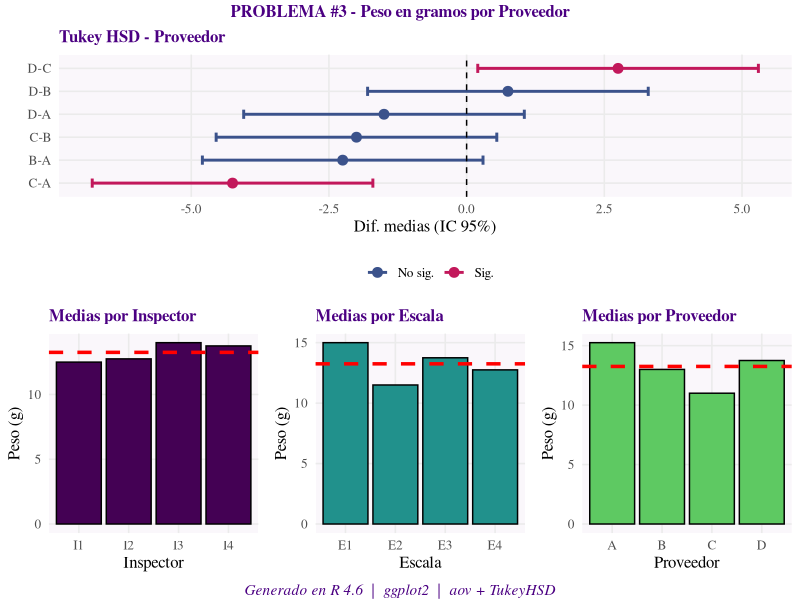
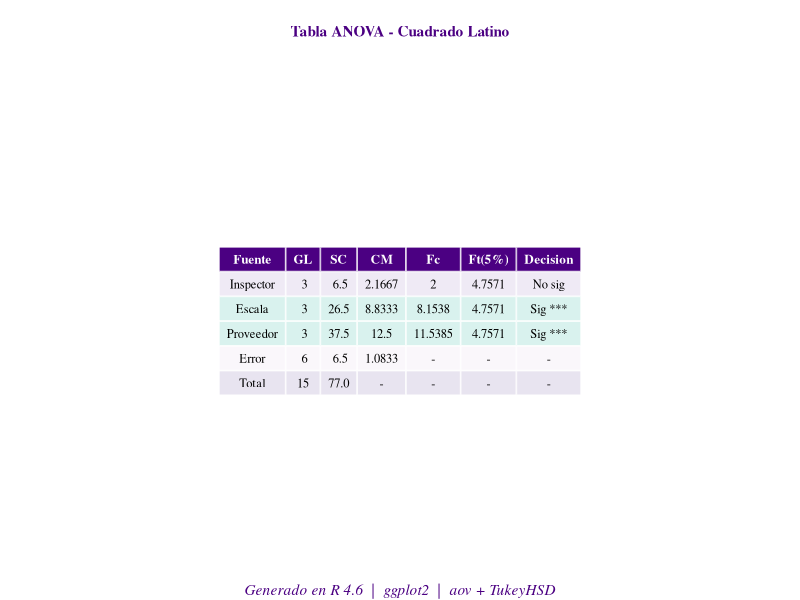

Reproduce these figures in R, in order.
# ============================================================
# PROBLEMA #3 - Cuadrado Latino 4x4
# Inspectores (filas) x Escalas (columnas) x Proveedores (trat)
# ============================================================
library(ggplot2); library(dplyr); library(gridExtra)

TITULO      <- "PROBLEMA #3 - Peso en gramos por Proveedor"
NOMBRE_FIL  <- "Inspector"
NOMBRE_COL  <- "Escala"
NOMBRE_TRAT <- "Proveedor"
RESPUESTA   <- "Peso (g)"

p <- 4

# Cuadrado latino: filas=Inspectores, columnas=Escalas
cuadrado <- matrix(c(
  "A","B","C","D",
  "B","C","D","A",
  "C","D","A","B",
  "D","A","B","C"
), nrow=p, byrow=TRUE)

# Observaciones fila por fila
y_mat <- matrix(c(
  16, 10, 11, 13,
  15,  9, 14, 13,
  13, 12, 17, 14,
  16, 15, 13, 11
), nrow=p, byrow=TRUE)

# ============================================================
# Construccion del DataFrame
# ============================================================
N    <- p * p
fila <- rep(paste0("I", 1:p), each=p)
col  <- rep(paste0("E", 1:p), times=p)
trat <- as.vector(t(cuadrado))
y    <- as.vector(t(y_mat))

df <- data.frame(
  Inspector = factor(fila),
  Escala    = factor(col),
  Proveedor = factor(trat),
  Y         = y
)

# ============================================================
# HIPOTESIS
# ============================================================
cat(strrep("=",65), "\n")
cat("HIPOTESIS\n")
cat(strrep("=",65), "\n")
cat("H0: No hay diferencia significativa entre proveedores (uA=uB=uC=uD)\n")
cat("H1: Al menos un proveedor difiere significativamente\n\n")

# ============================================================
# ANOVA - Cuadrado Latino
# ============================================================
modelo  <- aov(Y ~ Inspector + Escala + Proveedor, data=df)
resumen <- summary(modelo)[[1]]

cat(strrep("=",65), "\n")
cat("TABLA ANOVA -", TITULO, "\n")
cat(strrep("=",65), "\n")
print(summary(modelo))

alpha <- 0.05
gl_F  <- p - 1; gl_C <- p - 1; gl_T <- p - 1; gl_E <- (p-1)*(p-2)
ft_F  <- qf(1-alpha, gl_F, gl_E)
ft_C  <- qf(1-alpha, gl_C, gl_E)
ft_T  <- qf(1-alpha, gl_T, gl_E)
Fc_F  <- resumen[1,"F value"]
Fc_C  <- resumen[2,"F value"]
Fc_T  <- resumen[3,"F value"]

cat(sprintf("\nFt Inspector (%d,%d) = %.4f | Fc = %.4f -> %s\n", gl_F, gl_E, ft_F, Fc_F, ifelse(Fc_F>ft_F,"SIGNIFICATIVO","no significativo")))
cat(sprintf("Ft Escala    (%d,%d) = %.4f | Fc = %.4f -> %s\n", gl_C, gl_E, ft_C, Fc_C, ifelse(Fc_C>ft_C,"SIGNIFICATIVO","no significativo")))
cat(sprintf("Ft Proveedor (%d,%d) = %.4f | Fc = %.4f -> %s\n", gl_T, gl_E, ft_T, Fc_T, ifelse(Fc_T>ft_T,"SIGNIFICATIVO","no significativo")))

# ============================================================
# TUKEY - Proveedor
# ============================================================
cat("\n--- Tukey Proveedor ---\n")
tukey_T <- TukeyHSD(modelo, "Proveedor")
print(tukey_T)

# ============================================================
# GRAFICAS -> PNG  (ESTILO DISTINTIVO DE R: serif + viridis + sello)
# ============================================================
theme_R <- theme_minimal(base_family = "serif", base_size = 12) +
  theme(plot.title       = element_text(face = "bold", color = "#4b0082"),
        panel.background = element_rect(fill = "#faf7fb", color = NA),
        panel.grid.minor = element_blank(),
        legend.position  = "bottom")
PALETA_R <- c("#440154","#3b528b","#21918c","#5ec962")
ACCENT_R <- "#4b0082"
SELLO_R  <- "Generado en R 4.6  |  ggplot2  |  aov + TukeyHSD"
mg <- mean(df$Y)

# p1 - Medias por Inspector
df_pF <- data.frame(Niv=levels(df$Inspector),
                    Med=tapply(df$Y, df$Inspector, mean))
p1 <- ggplot(df_pF, aes(x=Niv, y=Med)) +
  geom_bar(stat="identity", fill=PALETA_R[1], color="black") +
  geom_hline(yintercept=mg, color="red", linetype="dashed", linewidth=1.2) +
  labs(title="Medias por Inspector", x="Inspector", y=RESPUESTA) +
  theme_R + theme(plot.title=element_text(size=12))

# p2 - Medias por Escala
df_pC <- data.frame(Niv=levels(df$Escala),
                    Med=tapply(df$Y, df$Escala, mean))
p2 <- ggplot(df_pC, aes(x=Niv, y=Med)) +
  geom_bar(stat="identity", fill=PALETA_R[3], color="black") +
  geom_hline(yintercept=mg, color="red", linetype="dashed", linewidth=1.2) +
  labs(title="Medias por Escala", x="Escala", y=RESPUESTA) +
  theme_R + theme(plot.title=element_text(size=12))

# p3 - Medias por Proveedor
df_pT <- data.frame(Niv=levels(df$Proveedor),
                    Med=tapply(df$Y, df$Proveedor, mean))
p3 <- ggplot(df_pT, aes(x=Niv, y=Med)) +
  geom_bar(stat="identity", fill=PALETA_R[4], color="black") +
  geom_hline(yintercept=mg, color="red", linetype="dashed", linewidth=1.2) +
  labs(title="Medias por Proveedor", x="Proveedor", y=RESPUESTA) +
  theme_R + theme(plot.title=element_text(size=12))

# p4 - Tukey Proveedor
tk_T_df <- as.data.frame(tukey_T[["Proveedor"]])
colnames(tk_T_df) <- c("diff","lwr","upr","p_adj")
tk_T_df$Comp <- rownames(tk_T_df)
tk_T_df$Sig  <- tk_T_df$p_adj < 0.05
p4 <- ggplot(tk_T_df, aes(y=reorder(Comp,diff), x=diff)) +
  geom_errorbarh(aes(xmin=lwr, xmax=upr, color=Sig), height=0.4, linewidth=1) +
  geom_point(aes(color=Sig), size=3) +
  geom_vline(xintercept=0, linetype="dashed") +
  scale_color_manual(values=c("TRUE"="#c2185b","FALSE"="#3b528b"),
                     labels=c("TRUE"="Sig.","FALSE"="No sig."), name="") +
  labs(title="Tukey HSD - Proveedor", x="Dif. medias (IC 95%)", y="") +
  theme_R + theme(plot.title=element_text(size=12))

# Tabla ANOVA grob
sc_F_v     <- resumen[1,"Sum Sq"]
sc_C_v     <- resumen[2,"Sum Sq"]
sc_T_v     <- resumen[3,"Sum Sq"]
sc_E_v     <- resumen[4,"Sum Sq"]
sc_Tot_v   <- sc_F_v + sc_C_v + sc_T_v + sc_E_v

tbl_df <- data.frame(
  "Fuente"   = c("Inspector","Escala","Proveedor","Error","Total"),
  "GL"       = c(gl_F, gl_C, gl_T, gl_E, N-1),
  "SC"       = round(c(sc_F_v, sc_C_v, sc_T_v, sc_E_v, sc_Tot_v), 4),
  "CM"       = c(round(sc_F_v/gl_F,4), round(sc_C_v/gl_C,4),
                 round(sc_T_v/gl_T,4), round(sc_E_v/gl_E,4), "-"),
  "Fc"       = c(round(Fc_F,4), round(Fc_C,4), round(Fc_T,4), "-", "-"),
  "Ft(5%)"   = c(round(ft_F,4), round(ft_C,4), round(ft_T,4), "-", "-"),
  "Decision" = c(ifelse(Fc_F>ft_F,"Sig ***","No sig"),
                 ifelse(Fc_C>ft_C,"Sig ***","No sig"),
                 ifelse(Fc_T>ft_T,"Sig ***","No sig"), "-", "-"),
  check.names=FALSE, stringsAsFactors=FALSE)

# Colores dinamicos segun significancia (Fc > Ft) — Inspector puede ser no sig.
# Paleta R (lavanda/teal) + fuente serif, distinta de Python
anova_fills <- c(
  ifelse(Fc_F > ft_F, "#d9f2ee", "#efeaf5"),
  ifelse(Fc_C > ft_C, "#d9f2ee", "#efeaf5"),
  ifelse(Fc_T > ft_T, "#d9f2ee", "#efeaf5"),
  "#faf7fb", "#e8e4f0"
)
tema <- gridExtra::ttheme_default(
  core   =list(bg_params=list(fill=anova_fills),
               fg_params=list(fontsize=9, fontfamily="serif")),
  colhead=list(bg_params=list(fill="#4b0082"),
               fg_params=list(col="white",fontsize=9.5,fontface="bold",fontfamily="serif")))
p_tbl <- gridExtra::arrangeGrob(
  grid::textGrob("Tabla ANOVA - Cuadrado Latino",
                 gp=grid::gpar(fontsize=11,fontface="bold",fontfamily="serif",col="#4b0082")),
  gridExtra::tableGrob(tbl_df, rows=NULL, theme=tema),
  ncol=1, heights=c(0.12,1))

# Rutas de salida (misma carpeta del script, sea cual sea la forma de ejecucion)
get_script_dir <- function() {
  # 1) Rscript "ruta/archivo.R"  -> commandArgs trae --file=
  args <- commandArgs(trailingOnly = FALSE)
  m <- grep("^--file=", args)
  if (length(m) > 0) return(dirname(normalizePath(sub("^--file=", "", args[m]))))
  # 2) source("ruta/archivo.R")  -> boton "Run Source" de VSCode / RStudio
  for (i in sys.nframe():1) {
    of <- sys.frame(i)$ofile
    if (!is.null(of)) return(dirname(normalizePath(of)))
  }
  # 3) RStudio con documento abierto
  if (requireNamespace("rstudioapi", quietly = TRUE) && rstudioapi::isAvailable()) {
    pth <- rstudioapi::getSourceEditorContext()$path
    if (!is.null(pth) && nzchar(pth)) return(dirname(normalizePath(pth)))
  }
  # 4) ultimo recurso: carpeta de trabajo
  getwd()
}
base_dir <- get_script_dir()
ruta   <- file.path(base_dir, "r_1.png")
ruta_t <- file.path(base_dir, "r_2.png")

titulo_g <- grid::textGrob(TITULO, gp=grid::gpar(fontsize=12, fontface="bold",
                                                 fontfamily="serif", col="#4b0082"))
sello_g  <- grid::textGrob(SELLO_R, gp=grid::gpar(fontsize=11, fontface="italic",
                                                  fontfamily="serif", col=ACCENT_R))
# Paneles reordenados (Tukey arriba) para diferenciar del layout de Python
png(ruta, width=1500, height=1050, res=130)
print(grid.arrange(p1, p2, p3, p4, layout_matrix=rbind(c(4,4,4),c(1,2,3)), top=titulo_g, bottom=sello_g))
dev.off()
cat("\nGrafica guardada:", ruta, "\n")

png(ruta_t, width=1200, height=420, res=130)
print(grid.arrange(p_tbl, bottom=sello_g))
dev.off()
cat("Tabla  guardada:", ruta_t, "\n")
